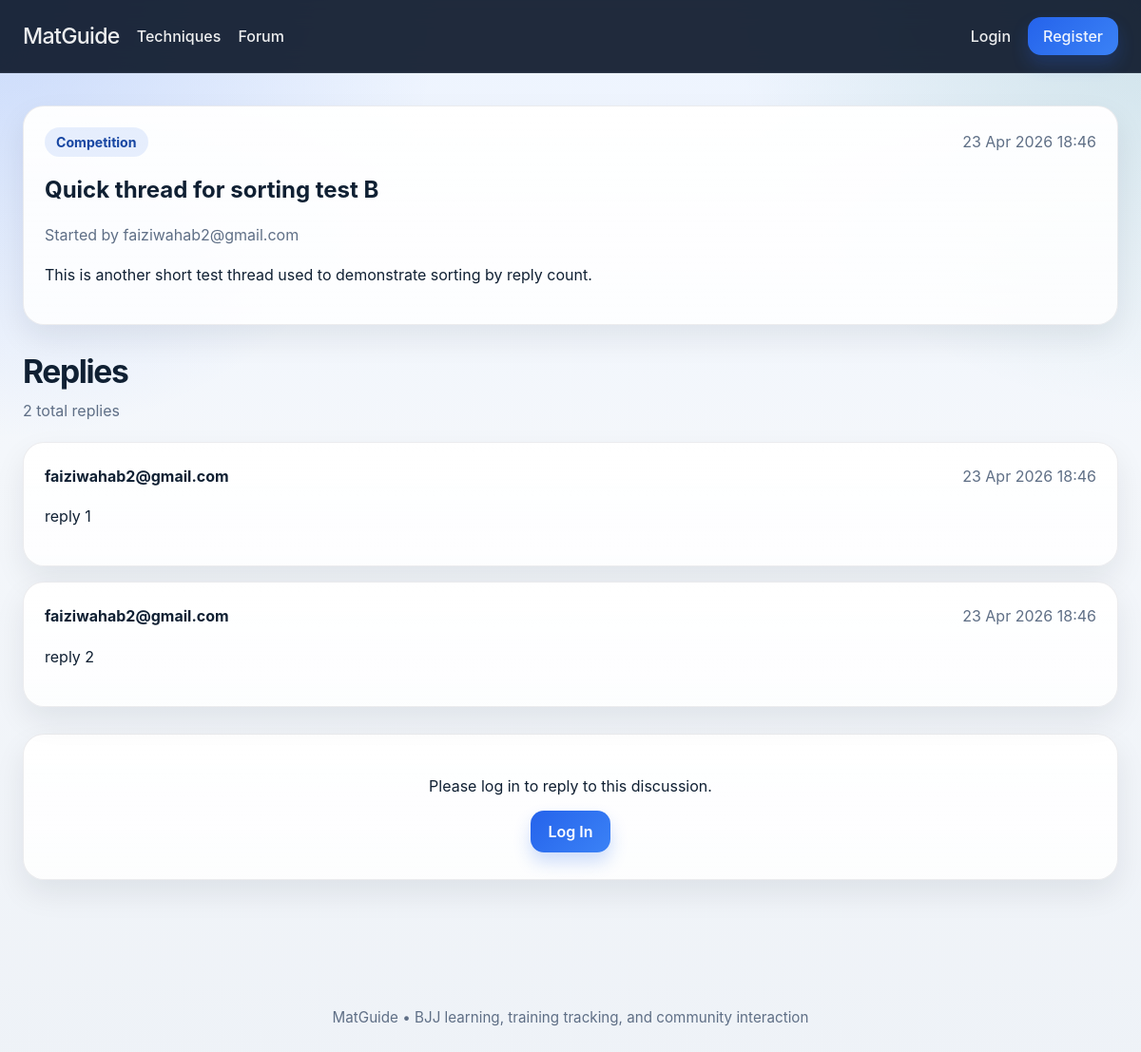
The page /forum/3 on the database its author committed.
### models.py (models this page shows, shortened)
class ForumThread(db.Model):
    id = db.Column(db.Integer, primary_key=True)
    title = db.Column(db.String(200), nullable=False)
    category = db.Column(db.String(100), nullable=False)
    body = db.Column(db.Text, nullable=False)
    created_at = db.Column(db.DateTime, nullable=False, default=datetime.utcnow)
    user_id = db.Column(db.Integer, db.ForeignKey("user.id"), nullable=False)
    technique_id = db.Column(db.Integer, db.ForeignKey("technique.id"), nullable=True)
    replies = db.relationship("ForumReply", backref="thread", lazy=True, cascade="all, delete-orphan")

class User(UserMixin, db.Model):
    id = db.Column(db.Integer, primary_key=True)
    email = db.Column(db.String(255), unique=True, nullable=False, index=True)
    password_hash = db.Column(db.String(255), nullable=False)
    logs = db.relationship("TrainingLog", backref="user", lazy=True, cascade="all, delete-orphan")
    threads = db.relationship("ForumThread", backref="author", lazy=True, cascade="all, delete-orphan")
    replies = db.relationship("ForumReply", backref="author", lazy=True, cascade="all, delete-orphan")

class ForumReply(db.Model):
    id = db.Column(db.Integer, primary_key=True)
    body = db.Column(db.Text, nullable=False)
    created_at = db.Column(db.DateTime, nullable=False, default=datetime.utcnow)
    user_id = db.Column(db.Integer, db.ForeignKey("user.id"), nullable=False)
    thread_id = db.Column(db.Integer, db.ForeignKey("forum_thread.id"), nullable=False)

### app.py (the view, shortened to what this page needs)
    @app.route("/forum/<int:thread_id>", methods=["GET", "POST"])
    def thread_detail(thread_id):
        thread = ForumThread.query.get_or_404(thread_id)
        replies = ForumReply.query.filter_by(thread_id=thread.id).order_by(ForumReply.created_at.asc()).all()
        return render_template(
            "thread_detail.html",
            thread=thread,
            replies=replies,
        )

### templates/thread_detail.html (shortened to what this page needs)
{% extends "base.html" %}
{% block content %}
<section class="section-block">
  <div class="thread-detail-card">
    <div class="thread-top">
      <div>
        <span class="pill">{{ thread.category }}</span>
      </div>
      <span class="muted-text">{{ thread.created_at.strftime("%d %b %Y %H:%M") }}</span>
    </div>
    <h1>{{ thread.title }}</h1>
    <p class="muted-text">Started by {{ thread.author.email }}</p>
    <div class="thread-body">
      <p>{{ thread.body }}</p>
    </div>
  </div>
  <div class="section-header top-gap">
    <h2>Replies</h2>
    <p>{{ replies|length }} total replies</p>
  </div>
  {% if replies %}
    <div class="reply-list">
      {% for reply in replies %}
        <div class="reply-card">
          <div class="thread-bottom">
            <span><strong>{{ reply.author.email }}</strong></span>
            <span class="muted-text">{{ reply.created_at.strftime("%d %b %Y %H:%M") }}</span>
          </div>
          <p>{{ reply.body }}</p>
        </div>
      {% endfor %}
    </div>
  {% else %}
    <div class="empty-state">
      <p>No replies yet.</p>
    </div>
  {% endif %}
  {% if current_user.is_authenticated %}
    <div class="form-card wide top-gap">
      <h3>Post a Reply</h3>
      <form method="POST" class="styled-form">
        <label for="body">Your Reply</label>
        <textarea name="body" id="body" rows="6" required></textarea>
        <button type="submit" class="button">Post Reply</button>
      </form>
    </div>
  {% else %}
    <div class="empty-state top-gap">
      <p>Please log in to reply to this discussion.</p>
      <a class="button" href="{{ url_for('login') }}">Log In</a>
    </div>
  {% endif %}
</section>
{% endblock %}

### static/styles.css (style rules this page uses)
:root { --bg: #0b1220; --surface: rgba(255, 255, 255, 0.82); --surface-strong: #ffffff; --text: #102033; --muted: #5f6f86; --primary: #2563eb; --primary-dark: #1746a2; --accent: #0f766e; --danger: #dc2626; --success-bg: #dcfce7; --error-bg: #fee2e2; --border: rgba(15, 23, 42, 0.08); --shadow: 0 14px 32px rgba(15, 23, 42, 0.08); --radius: 22px; }
* { box-sizing: border-box; }
body { margin: 0; font-family: "Inter", "Segoe UI", Arial, sans-serif; color: var(--text); background: radial-gradient(circle at top left, rgba(37, 99, 235, 0.18), transparent 28%), radial-gradient(circle at top right, rgba(15, 118, 110, 0.14), transparent 26%), linear-gradient(180deg, #edf4ff 0%, #f4f7fb 42%, #eef2f7 100%); min-height: 100vh; }
a { color: var(--primary-dark); text-decoration: none; }
.button { display: inline-flex; align-items: center; justify-content: center; gap: 8px; padding: 12px 18px; border: none; border-radius: 14px; background: linear-gradient(135deg, var(--primary), #3b82f6); color: white; font-weight: 600; text-decoration: none; cursor: pointer; box-shadow: 0 10px 18px rgba(37, 99, 235, 0.22); transition: transform 0.15s ease, box-shadow 0.15s ease, opacity 0.15s ease; }
.stat-card, .feature-card, .form-card, .filter-card, .thread-card, .thread-detail-card, .reply-card, .log-card, .technique-card, .empty-state, .forum-preview-card, .video-shell { background: linear-gradient(180deg, rgba(255, 255, 255, 0.96), rgba(255, 255, 255, 0.84)); border: 1px solid var(--border); border-radius: var(--radius); box-shadow: var(--shadow); }
.stat-card, .feature-card, .technique-card, .thread-card, .reply-card, .log-card, .thread-detail-card, .forum-preview-card, .empty-state { padding: 22px; }
.section-block { margin-bottom: 34px; }
.section-header { margin-bottom: 18px; }
.section-header h1, .section-header h2 { margin: 0 0 8px; font-size: 2.1rem; letter-spacing: -0.04em; }
.section-header p { margin: 0; color: var(--muted); line-height: 1.7; }
.forum-preview-list, .thread-list, .reply-list, .log-list, .mini-thread-list { display: grid; gap: 16px; }
.thread-top, .thread-bottom, .log-top, .technique-meta, .inline-actions { display: flex; flex-wrap: wrap; gap: 10px; align-items: center; justify-content: space-between; }
.thread-preview, .muted-text { color: var(--muted); line-height: 1.65; }
.thread-body p, .detail-description, .log-card p, .reply-card p, .technique-card p { line-height: 1.7; }
.pill { display: inline-flex; align-items: center; padding: 7px 12px; border-radius: 999px; background: rgba(37, 99, 235, 0.1); color: var(--primary-dark); font-size: 0.88rem; font-weight: 700; }
.empty-state { text-align: center; padding: 28px; }
.top-gap { margin-top: 28px; }

### rows shown on the page
ForumThread: category "Competition", created_at "23 Apr 2026 18:46", title "Quick thread for sorting test B", body "This is another short test thread used to demonstrate sorting by reply count."
User: author.email "faiziwahab2@gmail.com"
ForumReply: author.email "faiziwahab2@gmail.com", created_at "23 Apr 2026 18:46", body "reply 1"
ForumReply: author.email "faiziwahab2@gmail.com", created_at "23 Apr 2026 18:46", body "reply 2"

### other values the page prints
{{ replies|length }} "2"
